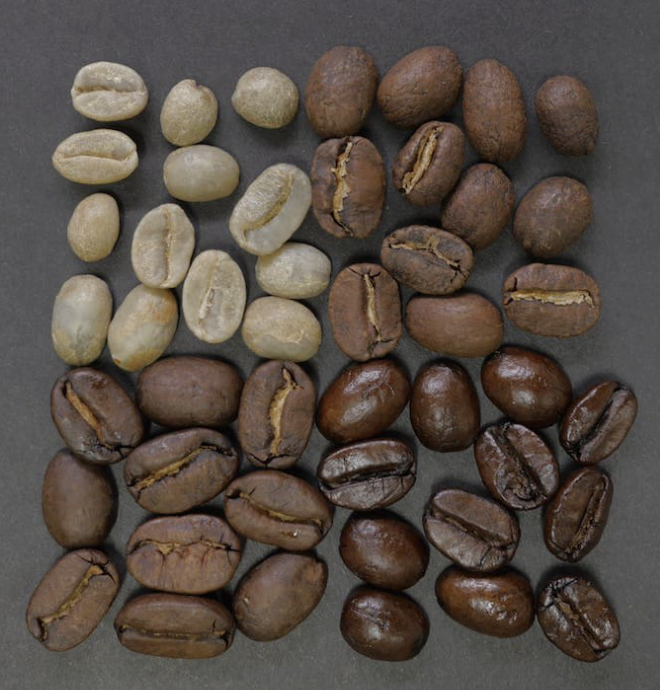
#> input picture my_beanis.jpg, 660 x 690 px
$ python -i app.py   (imports and definitions only)
#> lines starting #> are read from the running program, lines starting #| are printed output that depends on the picture
#> further down, picture is the input picture: shape (690, 660, 3); mean B, G, R 69.2, 76.9, 86.6
"""Train and use a coffee-bean defect percentage model.

The model is binary at bean level: images from the defect archive are labeled
Defect, and images from the four color classes in the healthy archive are
labeled Good. A photo containing multiple beans is segmented before scoring.
"""

from __future__ import annotations

import argparse
import json
import zipfile
from pathlib import Path

import cv2
import joblib
import numpy as np
from sklearn.ensemble import RandomForestClassifier
from sklearn.metrics import classification_report
from sklearn.model_selection import train_test_split


IMAGE_EXTENSIONS = {".jpg", ".jpeg", ".png", ".bmp", ".webp"}
MODEL_VERSION = 1


def image_from_bytes(data: bytes) -> np.ndarray | None:
	array = np.frombuffer(data, dtype=np.uint8)
	return cv2.imdecode(array, cv2.IMREAD_COLOR)


# [8 lines left out: function resolve_path, not called in this run]


def feature_vector(image: np.ndarray) -> np.ndarray:
	image = cv2.resize(image, (128, 128), interpolation=cv2.INTER_AREA)
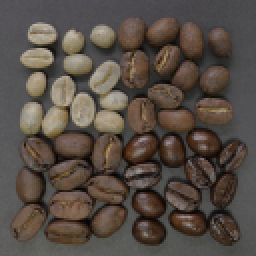
#> image: shape (128, 128, 3) (shown 2 times larger); mean of channels 0, 1, 2 69.2, 76.9, 86.6; drawn as B, G, R
	hsv = cv2.cvtColor(image, cv2.COLOR_BGR2HSV)
#> hsv: shape (128, 128, 3); mean H, S, V 40.8, 54.8, 86.9
	gray = cv2.cvtColor(image, cv2.COLOR_BGR2GRAY)
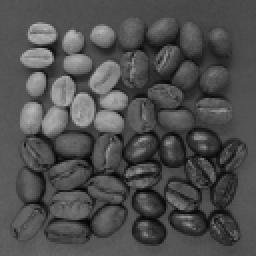
#> gray: shape (128, 128) (shown 2 times larger); min 6, max 184, mean 78.9
	histograms = [
		cv2.calcHist([hsv], [0], None, [16], [0, 180]),
		cv2.calcHist([hsv], [1], None, [16], [0, 256]),
		cv2.calcHist([hsv], [2], None, [16], [0, 256]),
	]
#> histograms = [[4376, 6350, 1494, 304, 214, 80, 20, 3, 59, 36, 1220, 243, 1453, 297, 102, 133], [5981, 1094, 1117, 1353, 1418, 1587, 1532, 975, 660, 363, 172, 99, 29, 4, 0, 0], [81, 505, 1109, 1441, 3303, 5263, 1891, 1089, 474, 529, 562, 136, 1, 0, 0, 0]]
	histograms = [cv2.normalize(hist, hist).flatten() for hist in histograms]
#> histograms = 3 items
	small_gray = cv2.resize(gray, (32, 32), interpolation=cv2.INTER_AREA)
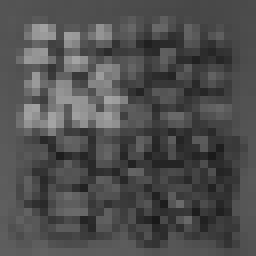
#> small_gray: shape (32, 32) (shown 8 times larger); min 25, max 164, mean 78.9
	color_stats = np.concatenate(
		[image.mean(axis=(0, 1)), image.std(axis=(0, 1)), hsv.mean(axis=(0, 1))]
	)
#> color_stats = [69.21, 76.91, 86.56, 29.15, 30.77, 32.08, 40.83, 54.82, 86.91]
	return np.concatenate([*histograms, small_gray.flatten() / 255.0, color_stats])


# [129 lines left out: functions labeled_images, train, bean_boxes, crops_for_photo, predict, main, not called in this run]


# [2 lines not run here, left out]

>>> import cv2
>>> picture = cv2.imread('my_beanis.jpg')
>>> result = feature_vector(picture)
#> result = 1081 values, max 86.91 at index 1080, min 0 at index 30, mean 0.769
